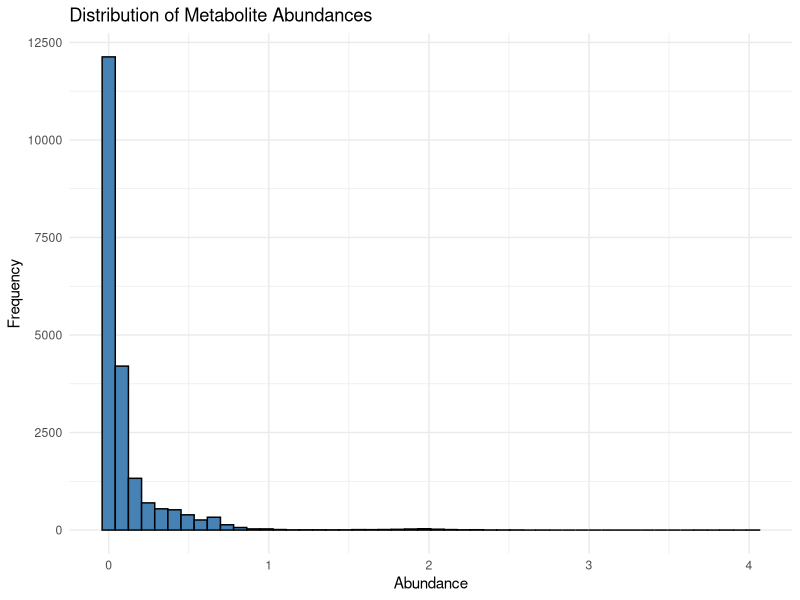
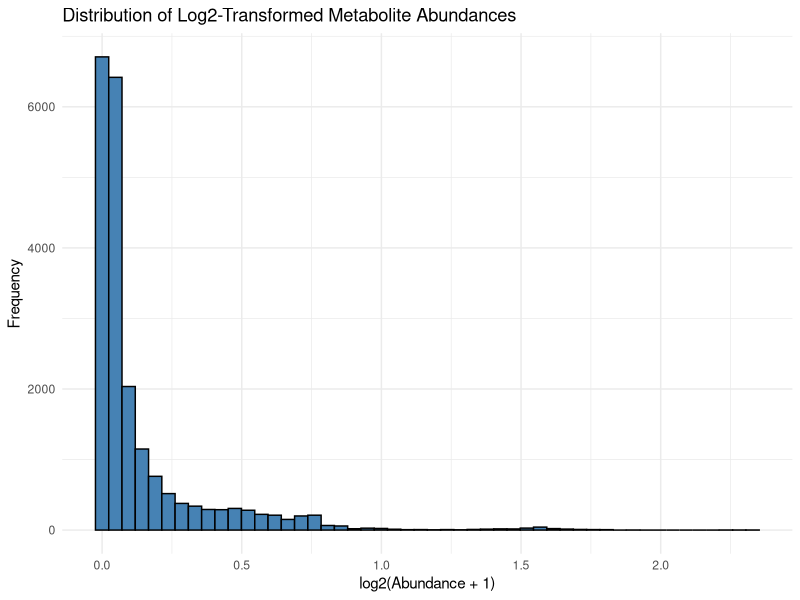
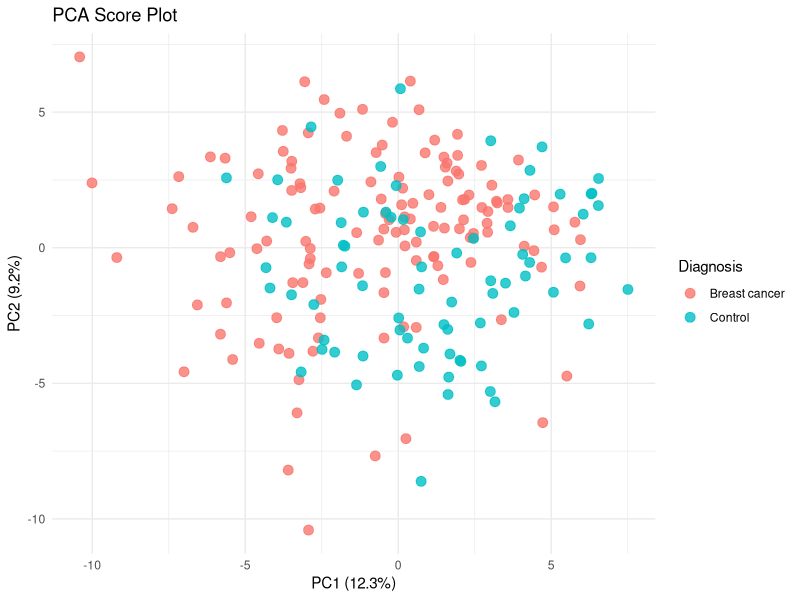
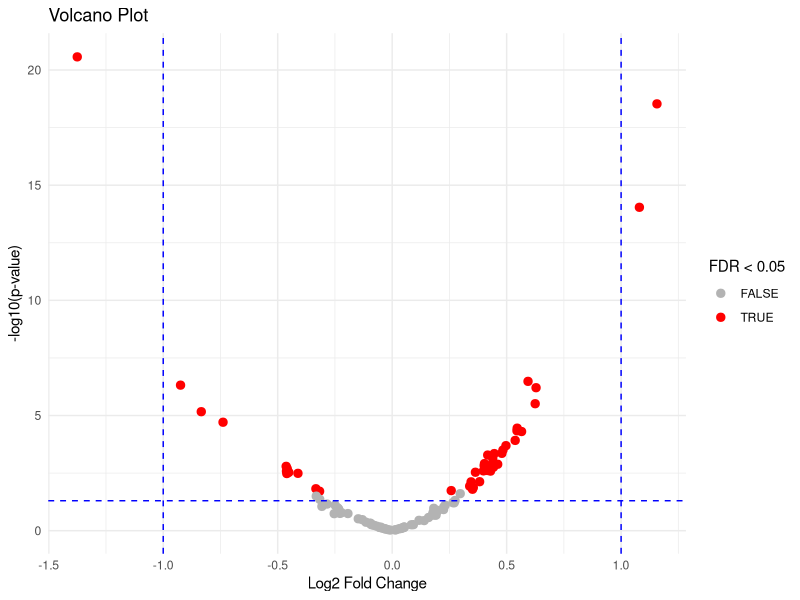
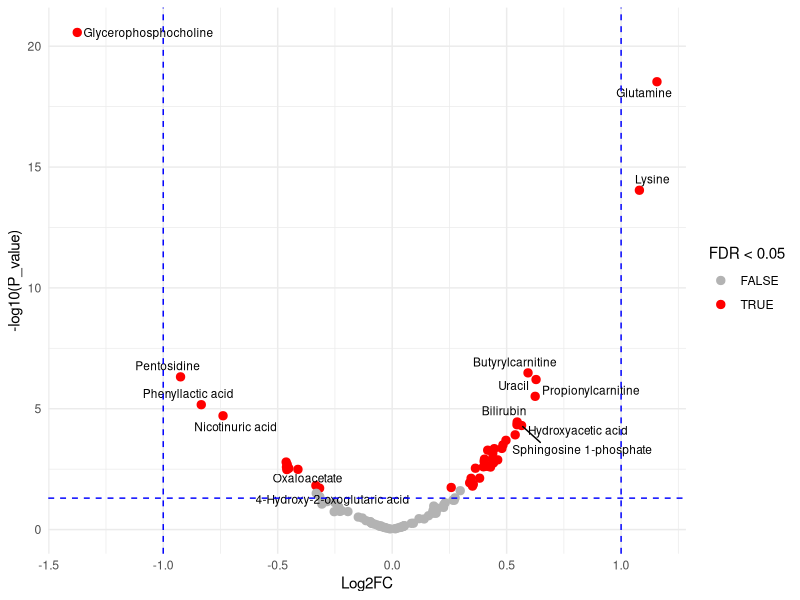

Recreate these plots in R, in order.
## ---- chunk 1
knitr::opts_chunk$set(echo = TRUE)
## ---- chunk 2
metab <- read.delim(
  "data/MSdata_ST000355_AN000581.txt",
  header = TRUE,
  check.names = FALSE,
  stringsAsFactors = FALSE
)

library(tidyverse)

raw_data <- read.delim(
  "data/MSdata_ST000355_AN000581.txt",
  header = TRUE,
  check.names = FALSE,
  stringsAsFactors = FALSE
)
## ---- chunk 3
metadata <- raw_data |> 
  slice(1)

metab <- raw_data |> 
  slice(-1)
## ---- chunk 4
head(metab$Samples)
## ---- chunk 5
metab <- metab |>
  mutate(
    across(-Samples, as.numeric)
  )
head(metab$Samples)
## ---- chunk 6
library(tibble)

metab_t <- metab |>
  column_to_rownames("Samples") |>
  t() |>
  as.data.frame() |>
  rownames_to_column("Sample") |>
  as_tibble()
## ---- chunk 7
glimpse(metab_t)
## ---- chunk 8
summary(metab_t$V100)

## ---- chunk 9
metab_t <- metab_t |>
  select(-V100)
## ---- chunk 10
dim(metab_t)
tail(names(metab_t))
## ---- chunk 11
metadata_df <- tibble(
  Sample = names(raw_data)[-1],
  Info = as.character(unlist(raw_data[1, -1]))
) |>
  tidyr::separate(
    Info,
    into = c("Diagnosis", "Stage"),
    sep = " \\| "
  ) |>
  mutate(
    Diagnosis = sub("Diagnosis:", "", Diagnosis),
    Stage = sub("Stage:", "", Stage)
  )
## ---- chunk 12

analysis_df <- metadata_df |>
  left_join(metab_t, by = "Sample")
dim(analysis_df)
## ---- chunk 13
missing_summary <- analysis_df |>
  summarise(
    across(
      -c(Sample, Diagnosis, Stage),
      ~ sum(is.na(.))
    )
  ) |>
  pivot_longer(
    everything(),
    names_to = "Metabolite",
    values_to = "Missing"
  ) |>
  arrange(desc(Missing))

missing_summary
## ---- chunk 14
missing_summary |>
  filter(Missing > 0)
## ---- chunk 15
sum(is.na(analysis_df))
## ---- chunk 16
analysis_imputed <- analysis_df |>
  mutate(
    across(
      -c(Sample, Diagnosis, Stage),
      ~ {
        x <- .
        half_min <- min(x[x > 0], na.rm = TRUE) / 2
        replace(x, is.na(x), half_min)
      }
    )
  )
## ---- chunk 17
sum(is.na(analysis_imputed))
## ---- chunk 18
library(tidyverse)

abundance_long <- analysis_imputed |>
  pivot_longer(
    cols = -c(Sample, Diagnosis, Stage),
    names_to = "Metabolite",
    values_to = "Abundance"
  )
## ---- chunk 19
ggplot(abundance_long, aes(x = Abundance)) +
  geom_histogram(bins = 50,
                 fill = "steelblue",
                 color = "black") +
  labs(
    title = "Distribution of Metabolite Abundances",
    x = "Abundance",
    y = "Frequency"
  ) +
  theme_minimal()
  
## ---- chunk 20
analysis_log <- analysis_imputed |>
  mutate(
    across(
      -c(Sample, Diagnosis, Stage),
      ~ log2(. + 1)
    )
  )
## ---- chunk 21
analysis_log |>
  select(Sample, Arginine) |>
  head()
## ---- chunk 22

analysis_imputed |>
  select(Sample, Arginine) |>
  head()

analysis_log |>
  select(Sample, Arginine) |>
  head()
## ---- chunk 23
abundance_log <- analysis_log |>
  pivot_longer(
    cols = -c(Sample, Diagnosis, Stage),
    names_to = "Metabolite",
    values_to = "Abundance"
  )
## ---- chunk 24
ggplot(abundance_log, aes(x = Abundance)) +
  geom_histogram(
    bins = 50,
    fill = "steelblue",
    color = "black"
  ) +
  labs(
    title = "Distribution of Log2-Transformed Metabolite Abundances",
    x = "log2(Abundance + 1)",
    y = "Frequency"
  ) +
  theme_minimal()
## ---- chunk 25
analysis_scaled <- analysis_log |>
  mutate(
    across(
      -c(Sample, Diagnosis, Stage),
      ~ as.numeric(scale(.))
    )
  )
## ---- chunk 26
mean(analysis_scaled$Arginine)
sd(analysis_scaled$Arginine)
## ---- chunk 27
pca_data <- analysis_scaled |>
  select(-Sample, -Diagnosis, -Stage)
## ---- chunk 28
pca_result <- prcomp(
  pca_data,
  center = FALSE,
  scale. = FALSE
)
## ---- chunk 29
pca_data <- analysis_scaled |>
  select(-Sample, -Diagnosis, -Stage)
## ---- chunk 30
pca_result <- prcomp(
  pca_data,
  center = FALSE,
  scale. = FALSE
)
## ---- chunk 31
pca_scores <- as.data.frame(pca_result$x) |>
  bind_cols(
    analysis_scaled |>
      select(Sample, Diagnosis, Stage)
  )
## ---- chunk 32
variance <- pca_result$sdev^2 / sum(pca_result$sdev^2)
variance
## ---- chunk 33
library(ggplot2)

ggplot(pca_scores, aes(x = PC1, y = PC2, color = Diagnosis)) +
  geom_point(size = 3, alpha = 0.8) +
  labs(
    title = "PCA Score Plot",
    x = paste0("PC1 (", round(variance[1] * 100, 1), "%)"),
    y = paste0("PC2 (", round(variance[2] * 100, 1), "%)")
  ) +
  theme_minimal()
## ---- chunk 34
library(dplyr)
library(purrr)
library(tibble)

metabolite_names <- analysis_scaled |>
  select(-Sample, -Diagnosis, -Stage) |>
  names()

ttest_results <- map_dfr(metabolite_names, function(met) {

  test <- t.test(
    analysis_scaled[[met]] ~ analysis_scaled$Diagnosis
  )

  tibble(
    Metabolite = met,
    Mean_BreastCancer = mean(
      analysis_scaled[[met]][analysis_scaled$Diagnosis == "Breast cancer"]
    ),
    Mean_Control = mean(
      analysis_scaled[[met]][analysis_scaled$Diagnosis == "Control"]
    ),
    Log2FC = Mean_BreastCancer - Mean_Control,
    P_value = test$p.value
  )
})
## ---- chunk 35
ttest_results <- ttest_results |>
  mutate(
    FDR = p.adjust(P_value, method = "BH")
  ) |>
  arrange(P_value)
## ---- chunk 36
head(ttest_results, 10)
## ---- chunk 37
sum(ttest_results$FDR < 0.05)
## ---- chunk 38
ttest_results |>
  filter(FDR < 0.05)
## ---- chunk 39
library(ggplot2)

ggplot(ttest_results,
       aes(x = Log2FC,
           y = -log10(P_value))) +
  geom_point(aes(color = FDR < 0.05), size = 2.5) +
  scale_color_manual(values = c("grey70", "red")) +
  geom_vline(xintercept = c(-1, 1),
             linetype = "dashed",
             color = "blue") +
  geom_hline(yintercept = -log10(0.05),
             linetype = "dashed",
             color = "blue") +
  labs(
    title = "Volcano Plot",
    x = "Log2 Fold Change",
    y = "-log10(p-value)",
    color = "FDR < 0.05"
  ) +
  theme_minimal()
## ---- chunk 40
library(ggrepel)

ggplot(ttest_results,
       aes(x = Log2FC,
           y = -log10(P_value))) +
  geom_point(aes(color = FDR < 0.05), size = 2.5) +
  geom_text_repel(
    data = subset(ttest_results, FDR < 0.05),
    aes(label = Metabolite),
    size = 3
  ) +
  scale_color_manual(values = c("grey70", "red")) +
  geom_vline(xintercept = c(-1, 1), linetype = "dashed", color = "blue") +
  geom_hline(yintercept = -log10(0.05), linetype = "dashed", color = "blue") +
  theme_minimal()
## ---- chunk 41
table(analysis_scaled$Diagnosis)
## ---- chunk 42
analysis_scaled %>%
  group_by(Diagnosis) %>%
  summarise(mean_glutamine = mean(Glutamine))
## ---- chunk 43
aggregate(Glutamine ~ Diagnosis, data = analysis_scaled, mean)
